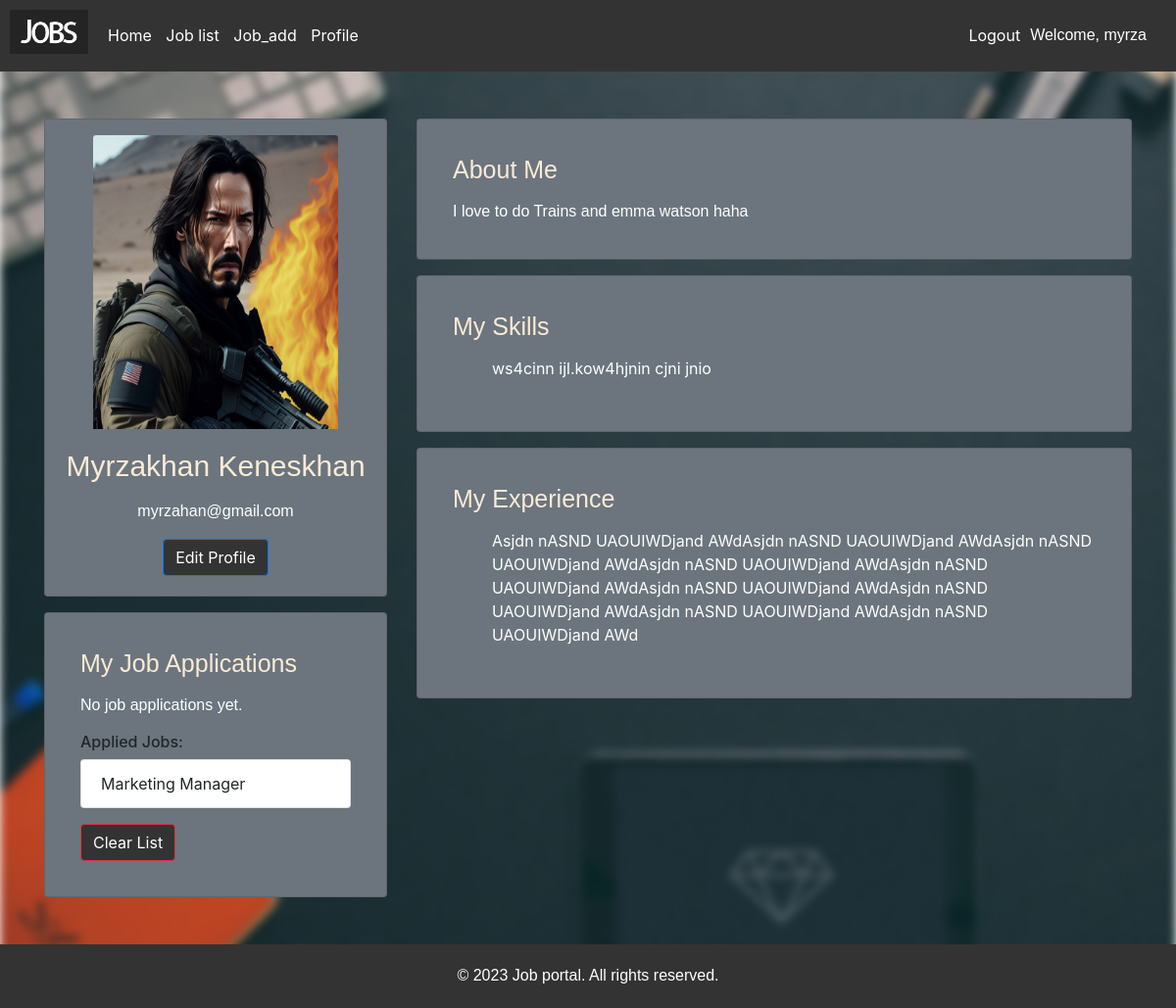
/profile/ (signed in), run on the app's committed database.
### job_portal/models.py (models this page shows, shortened)
class Profile(models.Model):
    user = models.OneToOneField(User, on_delete=models.CASCADE)
    photo = models.ImageField(upload_to='profile_photos/')
    name = models.CharField(max_length=255)
    about_me = models.TextField()
    my_skills = models.TextField()
    my_experience = models.TextField()

class UserJob(models.Model):
    user = models.ForeignKey(User, on_delete=models.CASCADE)
    job = models.ForeignKey(Job, on_delete=models.CASCADE)

class Job(models.Model):
    job_name = models.CharField(max_length=200, default='')
    position = models.CharField(max_length=100, default='')
    JOB_TYPE = (
        ('1', "Full time"),
        ('2', "Part time"),
        ('3', "Internship"),
    )
    job_type = models.CharField(choices=JOB_TYPE, max_length=1)
    location = models.CharField(max_length=100, default='')
    salary = models.IntegerField(null=True)
    experience = models.IntegerField(null=True)
    description = models.CharField(max_length=255, default='')

### job_portal/views.py (the view)
# urls.py: path('profile/', views.profile_view, name="profile"),
@login_required(login_url='login')
def profile_view(request):
    user = request.user
    try:
        profile = Profile.objects.get(user=user)
    except Profile.DoesNotExist:
        profile = Profile(user=user)
        profile.save()
    return render(request, 'job_portal/profile.html', {'profile': profile})

### job_portal/templates/job_portal/Profile.html (shortened to what this page needs)
{% extends 'base.html' %}
{% load static %}
{% block content %}
{% if user.is_authenticated and profile %}
  <div class="container my-5">
    <div class="row">
        <div class="col-md-4">
            <div class="card bg-secondary">
                <div class="d-flex justify-content-center mt-3">
                    {% if profile.photo %}
                        <img src="{{ profile.photo.url }}" style="height: 300px; width: 250px" class="card-img-top" alt="User Avatar">
                    {% else %}
                        <img src="{% static 'img/prof.jpg' %}" style="height: 300px; width: 250px" class="card-img-top" alt="User Avatar">
                    {% endif %}
                </div>
                <div class="card-body text-center">
                    <h5 class="card-title mb-3" style="font-size: 30px">{{ user.profile.name }}</h5>
                    <p class="card-text mb-3">{{ user.email }}</p>
                    <a href="/profile_update" class="btn btn-primary">Edit Profile</a>
                </div>
            </div>
            <div class="card mt-3 bg-secondary p-3 rounded">
                <div class="card-body">
                    <h5 class="card-title mb-3">My Job Applications</h5>
                    <div class="job-applications">
                        {% if job_applies %}
                            <ul class="list-group mb-3">
                                {% for job_apply in job_applies %}
                                    <li class="list-group-item">{{ job_apply.job.job_name }}</li>
                                {% endfor %}
                            </ul>
                            <a href="{% url 'clear_user_jobs' %}" class="btn btn-danger">Clear List</a>
                        {% else %}
                            <p>No job applications yet.</p>
                        {% endif %}
                        {% if user.is_authenticated %}
                            {% with user_jobs=user.userjob_set.all %}
                                {% if user_jobs %}
                                    <h6 class="mt-3">Applied Jobs:</h6>
                                    <ul class="list-group mb-3">
                                        {% for job_apply in user_jobs %}
                                            <li class="list-group-item">{{ job_apply.job.job_name }}</li>
                                        {% endfor %}
                                    </ul>
                                    <a href="{% url 'clear_user_jobs' %}" class="btn btn-danger">Clear List</a>
                                {% else %}
                                    <p>You have not applied to any jobs yet.</p>
                                {% endif %}
                            {% endwith %}
                        {% endif %}
                    </div>
                </div>
            </div>
        </div>
        <div class="col-md-8">
            <div class="card bg-secondary p-3 rounded">
                <div class="card-body">
                    <h5 class="card-title mb-3">About Me</h5>
                    <p class="card-text">{{ user.profile.about_me }}</p>
                </div>
            </div>
            <div class="card mt-3 bg-secondary p-3 rounded">
                <div class="card-body">
                    <h5 class="card-title mb-3">My Skills</h5>
                    <ul class="kon">
                        {{ user.profile.my_skills }}
                    </ul>
                </div>
            </div>
            <div class="card mt-3 bg-secondary p-3 rounded">
                <div class="card-body">
                    <h5 class="card-title mb-3">My Experience</h5>
                    <ul class="kon">
                        {{ user.profile.my_experience }}
                    </ul>
                </div>
            </div>
        </div>
    </div>
  </div>
{% else %}
    <p>Please set up your profile to view this page.</p>
{% endif %}
{% endblock %}

### templates/base.html (shortened to what this page needs)
<!DOCTYPE html>
{% load static %}
<html>
<head>
     <link rel="stylesheet" href="https://stackpath.bootstrapcdn.com/bootstrap/4.4.1/css/bootstrap.min.css">
    <link rel="stylesheet" href="https://cdnjs.cloudflare.com/ajax/libs/font-awesome/4.7.0/css/font-awesome.min.css">
    <link rel="stylesheet" href="{% static 'css/main.css' %}">
</head>
<body>
    <header class="header">
    <h1 class="logo"><img src="{% static 'img/logo.jpg' %}" style="width: 80px"></h1>
    <nav class="nav">
      <ul>
        <li><a href="/">Home</a></li>
        <li><a href="/job_list">Job list</a></li>
        <li><a href="/job_add">Job_add</a></li>
        <li><a href="/profile">Profile</a></li>
      </ul>
      {% if user.is_authenticated %}
        <div class="authenticated">
            <a class="logout" href="/logout">Logout</a>
            <p class="welcome">Welcome, {{user.username}}</p>
        </div>
      {% else %}
        <a class="login" href="/login">Login</a>
      {% endif %}
    </nav>
  </header>
        {% block content %}{% endblock %}
  <footer class="footer">
    <p>&copy; 2023 Job portal. All rights reserved.</p>
  </footer>
</body>
</html>

### static/css/main.css (style rules this page uses)
.header { background-color: #333; color: #fff; padding: 10px; display: flex; align-items: center; }
.logo { font-size: 24px; margin-right: 20px; }
.nav ul { list-style: none; margin: 0; padding: 0; }
.nav li { display: inline-block; margin-right: 10px; }
.nav a { color: #fff; text-decoration: none; }
.footer { background-color: #333; height: 65px; color: #fff; padding: 20px; text-align: center; }
.btn { background-color: #333; }
.authenticated, .login { display: flex; margin: 0; padding: 0; position: absolute; right: 0; margin-right: 20px; }
.logout, .welcome { margin-right: 10px; align-items: end; }

### job_portal/templates/job_portal/Profile.html (style rules this page uses)
h5 { font-family: Arial, sans-serif; font-size: 25px; color: #FAEBD7; }
ul.list-group { max-height: 145px; overflow-y: auto; }
p { font-family: Verdana, sans-serif; color: #FFFFFF; }
.kon { color: #FFFFFF; }

### data on the page
Profile: photo (picture)
UserJob: job.job_name "Marketing Manager"

### other printed values
{{ user.username }} "myrza"
{{ user.profile.name }} "Myrzakhan Keneskhan"
{{ user.email }} "myrzahan@gmail.com"
{{ user.profile.about_me }} "I love to do Trains and emma watson haha"
{{ user.profile.my_skills }} "ws4cinn ijl.kow4hjnin cjni jnio"
